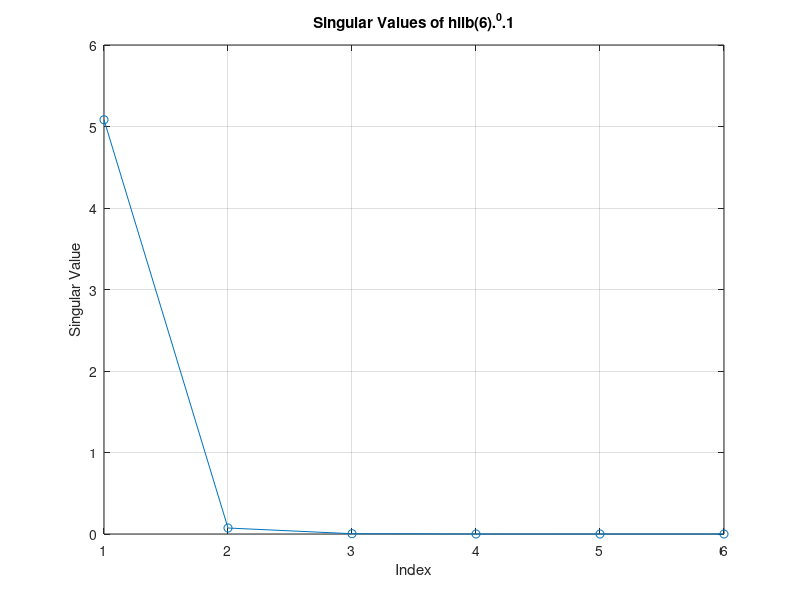

The MATLAB source for this figure: (Note: this script raises an error after producing the figure.)
H = hilb(6);         % Generate the Hilbert matrix of order 6
H_power = H.^0.1;    % Raise each element of the matrix to the power of 0.1
singular_values = svd(H_power);  % Compute the singular values

% Plotting the singular values
plot(singular_values, 'o-');
title('Singular Values of hilb(6).^0.1');
xlabel('Index');
ylabel('Singular Value');
grid on;

%% Given a mxn matrix A, write a script that sorts every row separately in ascending order

clc
A2 = randi(100,7,6);  %Generates a matrix of random integers between 1 and 100 inclusive with 7 rows and 6 columns
B2 = sort(A2, 2);        %Sorts the rows in the matrix in ascending order
disp('The matrix after sorting each row is : ');
disp(B2);

b2 = sort(A2, 1);
disp('The matrix after sorting each column is :')
disp(b2);

B2d = sort(A2, 2, "descend")
disp('The matrix after sorting each row in descending order is :');
disp(B2d);

b2d = sort(A2, 2, "descend")
disp('The matrix after sorting each column in descending order is :');
disp(b2d);

%% Given a mxn matrix A3, write a script that returns the matrix B3 made of rows whose means are smaller of the overall matrix mean of A3
%first claculate the overall mean
%Then calculate the mean of all rows
%Find the rows whose mean is less than that of the matrix
%Display the matrix B of rows whose mean is less
clc
A3 = randi(200, 8, 8);
meanOverall = mean(A3, "all"); %Computes the mean of all the elments in the matrix
meanRows = mean(A3, 2);        %Computes the mean of all rows
rowslessOverallMean = meanRows < meanOverall;
B3 = A3(rowslessOverallMean, :); 
disp('The matrix made of rows whose mean is less than the overall mean is :');
disp(B3);


%% Given a mxn matxix A made of integers, write a script that returns the matrix made of rows of an integer matrix A such that every row returned has a multiple of 7 and a multiple of 5
%First iterate each row of the matrix
%Check each row to see if it contains at least one multiple of 5 and one
%multiple of 7
%Store rows that satisfy both conditions in a new matrix
clc
A = randi(100, 8, 9);              %Generates a random 8x9 matrix with elements from 1 to 100
[m, n] = size(A);
result = ones(m, n);              %Realocation of the result matrix to maximum possible size
resultCount = 0;                   %Initialize counter for the number of rows added

for i = 1:m                        %iterates overs a sequence from 1 to 8
    row = A(i, :);                 %Extracts the i-th row from a matrix. : means take all the elements in that row
    mul5 = any(mod(row, 5) == 0);  %Checks if a row contains elements in the matrix which are multiples of five which is then assigned to mul5
    mul7 = any(mod(row, 7) == 0);  %Checks if a row contains elements in the matrix which are multiples of seven which is then assigned to mul7

    if mul5 && mul7
        resultCount = resultCount + 1;  %Increments the counter
        if resultCount < m
            result(resultCount, :);
        else
            error('The resultCount exceeds the preallocated matrix size')
        end
    end
end

if resultCount > 0
    result = result(1:resultCount, :);
else
    result = [];  % If no rows meet the criteria, return an empty matrix
end
 
disp("The matrix that contains rows which have elements that are both multiple of five and seven is :");
disp(mul5and7);











